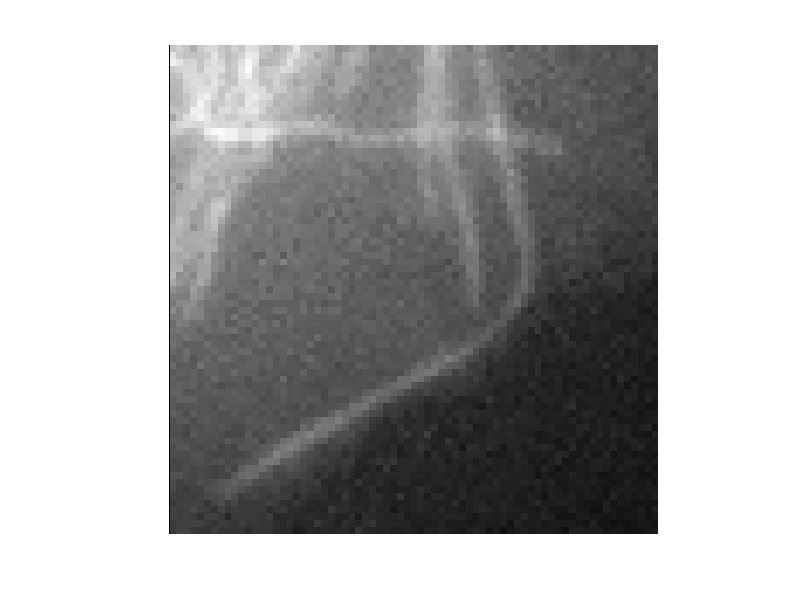

The MATLAB script that drew this image: (Note: this script raises an error after producing the figure.)
function y = main_module();
start_frame=1;
% load image_data;
load im_da_2;
im=B(:,:,start_frame);
% im=rgb2gray(im);
% im=mat2gray(im);
imshow(im);
hold on
[Ix Iy] = ginput(3);
my_inv=0;
% num_frames=size(B,4);
num_frames=38;
gradients = gradient_computation_module(im,my_inv);
[my_path,a,b,thresh] = tracing_module(im,gradients,Ix,Iy);
f1 = figure;
imshow(imadjust(im),'init', 'fit')
hold on;
plot(my_path(:,2),my_path(:,1),'g','Linewidth',2)
drawnow;
MtTraceStack={};
MtTraceStack=[MtTraceStack {my_path}];
pred_path=my_path;
close figure 1;
close figure 2;
for frame=start_frame+1:num_frames
    frame
    im=B(:,:,frame);
%     im=rgb2gray(im);
%     im=mat2gray(im);
    gradients = gradient_computation_module(im,my_inv);
    [my_path,a,b,thresh,pred_path]=tracking_module(im,gradients,pred_path,a,b,thresh);
    f=figure;
    imshow(imadjust(im),'init','fit')
    hold on;
    plot(my_path(:,2),my_path(:,1),'g','Linewidth',2)
    drawnow
    saveas(f,['f' num2str(frame)],'jpg');
    MtTraceStack=[MtTraceStack {my_path}];
    close figure 1;
end
y=MtTraceStack;   
